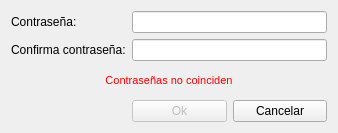
<?xml version="1.0" encoding="UTF-8"?>
<ui version="4.0">
 <class>NewPasswordDialog</class>
 <widget class="QDialog" name="NewPasswordDialog">
  <property name="geometry">
   <rect>
    <x>0</x>
    <y>0</y>
    <width>338</width>
    <height>133</height>
   </rect>
  </property>
  <property name="sizePolicy">
   <sizepolicy hsizetype="Fixed" vsizetype="Fixed">
    <horstretch>0</horstretch>
    <verstretch>0</verstretch>
   </sizepolicy>
  </property>
  <property name="windowTitle">
   <string>Enter password</string>
  </property>
  <layout class="QGridLayout" name="gridLayout">
   <item row="3" column="1">
    <widget class="QPushButton" name="m_okButton">
     <property name="enabled">
      <bool>false</bool>
     </property>
     <property name="text">
      <string>Ok</string>
     </property>
     <property name="default">
      <bool>true</bool>
     </property>
    </widget>
   </item>
   <item row="3" column="2">
    <widget class="QPushButton" name="m_cancelButton">
     <property name="text">
      <string>Cancelar</string>
     </property>
    </widget>
   </item>
   <item row="0" column="0">
    <widget class="QLabel" name="label">
     <property name="sizePolicy">
      <sizepolicy hsizetype="Maximum" vsizetype="Preferred">
       <horstretch>0</horstretch>
       <verstretch>0</verstretch>
      </sizepolicy>
     </property>
     <property name="text">
      <string>Contraseña:</string>
     </property>
    </widget>
   </item>
   <item row="0" column="1" colspan="2">
    <widget class="QLineEdit" name="m_passwordEdit">
     <property name="sizePolicy">
      <sizepolicy hsizetype="Expanding" vsizetype="Fixed">
       <horstretch>0</horstretch>
       <verstretch>0</verstretch>
      </sizepolicy>
     </property>
     <property name="echoMode">
      <enum>QLineEdit::Password</enum>
     </property>
    </widget>
   </item>
   <item row="1" column="1" colspan="2">
    <widget class="QLineEdit" name="m_passwordConfirmationEdit">
     <property name="echoMode">
      <enum>QLineEdit::Password</enum>
     </property>
    </widget>
   </item>
   <item row="1" column="0">
    <widget class="QLabel" name="label_2">
     <property name="sizePolicy">
      <sizepolicy hsizetype="Maximum" vsizetype="Preferred">
       <horstretch>0</horstretch>
       <verstretch>0</verstretch>
      </sizepolicy>
     </property>
     <property name="text">
      <string>Confirma contraseña:</string>
     </property>
    </widget>
   </item>
   <item row="2" column="0" colspan="3">
    <widget class="QLabel" name="m_errorLabel">
     <property name="styleSheet">
      <string notr="true">color: #ff0000; font: 11px;</string>
     </property>
     <property name="text">
      <string>Contraseñas no coinciden</string>
     </property>
     <property name="alignment">
      <set>Qt::AlignCenter</set>
     </property>
    </widget>
   </item>
  </layout>
 </widget>
 <tabstops>
  <tabstop>m_passwordEdit</tabstop>
  <tabstop>m_passwordConfirmationEdit</tabstop>
  <tabstop>m_okButton</tabstop>
  <tabstop>m_cancelButton</tabstop>
 </tabstops>
 <resources/>
 <connections>
  <connection>
   <sender>m_okButton</sender>
   <signal>clicked()</signal>
   <receiver>NewPasswordDialog</receiver>
   <slot>accept()</slot>
   <hints>
    <hint type="sourcelabel">
     <x>147</x>
     <y>102</y>
    </hint>
    <hint type="destinationlabel">
     <x>147</x>
     <y>63</y>
    </hint>
   </hints>
  </connection>
  <connection>
   <sender>m_cancelButton</sender>
   <signal>clicked()</signal>
   <receiver>NewPasswordDialog</receiver>
   <slot>reject()</slot>
   <hints>
    <hint type="sourcelabel">
     <x>241</x>
     <y>102</y>
    </hint>
    <hint type="destinationlabel">
     <x>147</x>
     <y>63</y>
    </hint>
   </hints>
  </connection>
  <connection>
   <sender>m_passwordEdit</sender>
   <signal>textChanged(QString)</signal>
   <receiver>NewPasswordDialog</receiver>
   <slot>checkPassword(QString)</slot>
   <hints>
    <hint type="sourcelabel">
     <x>206</x>
     <y>25</y>
    </hint>
    <hint type="destinationlabel">
     <x>168</x>
     <y>64</y>
    </hint>
   </hints>
  </connection>
  <connection>
   <sender>m_passwordConfirmationEdit</sender>
   <signal>textChanged(QString)</signal>
   <receiver>NewPasswordDialog</receiver>
   <slot>checkPassword(QString)</slot>
   <hints>
    <hint type="sourcelabel">
     <x>206</x>
     <y>64</y>
    </hint>
    <hint type="destinationlabel">
     <x>168</x>
     <y>64</y>
    </hint>
   </hints>
  </connection>
 </connections>
 <slots>
  <slot>checkPassword(QString)</slot>
 </slots>
</ui>
